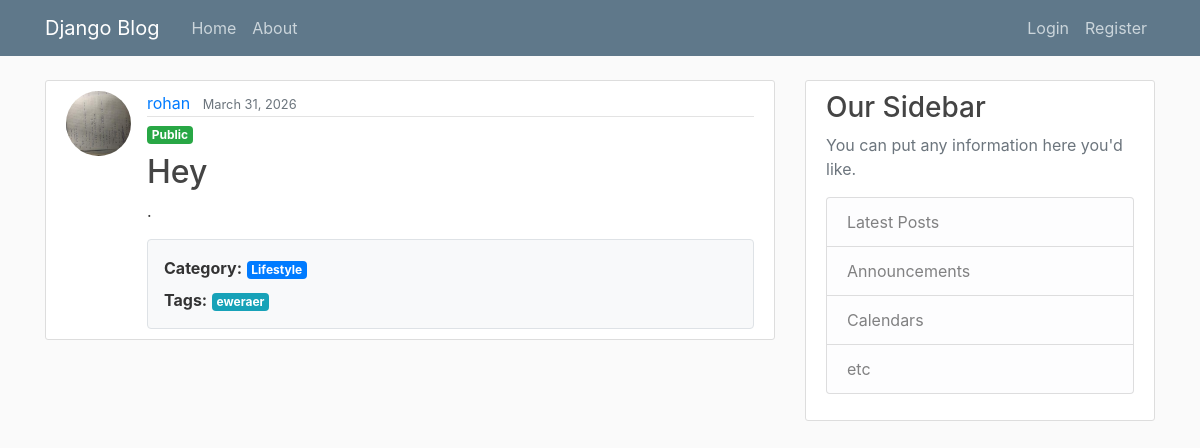
Screenshot of /post/12/ with the database file from the repository.
### blog/models.py (models this page shows, shortened)
class Post(models.Model):
    title = models.CharField(max_length=100) # title character field attributes
    content = models.TextField() # unrestricted text
    date_posted = models.DateTimeField(default=timezone.now) # sets the date of the post, though is changeable
    author = models.ForeignKey(User, on_delete=models.CASCADE) # One-to-many relationship, one user, many posts. If a user is deleted then all posts are deleted
    is_private = models.BooleanField(default=False)  # private post flag
    category = models.ForeignKey(
        Category,
        on_delete=models.SET_NULL,
        null=True,
        blank=True,
        related_name='posts'
    )
    tags = models.ManyToManyField(
        Tag,
        blank=True,
        related_name='posts'
    )

class Category(models.Model):
    name = models.CharField(max_length=50, unique=True) # Name of the category (e.g. School)
    slug = models.SlugField(unique=True, blank=True) # (slugs ensuring that special characters in categories or tags do not break the website's URL structure) URL-friendly version of the name

class Tag(models.Model):
    name = models.CharField(max_length=30, unique=True) # Tag name entered by user
    slug = models.SlugField(unique=True, blank=True) # Clean URL version

### users/models.py (models this page shows, shortened)
class Profile(models.Model):
    user = models.OneToOneField(User, on_delete=models.CASCADE)
    image = models.ImageField(default='profile_pics/default.jpg', upload_to='profile_pics')
    about_me = models.TextField(blank=True, default='')  # short bio box

### blog/views.py (the view)
# urls.py: path('post/<int:pk>/', PostDetailView.as_view(), name='post-detail'),
class PostDetailView(DetailView):
    model = Post

### blog/templates/blog/post_detail.html (shortened to what this page needs)
{% extends "base/base.html" %}
{% block content %}
<article class="media content-section">
    <img class="rounded-circle article-img" src="{{ object.author.profile.image.url }}">
    <div class="media-body">
        <div class="article-metadata">
            <a class="mr-2" href="{% url 'public-profile' object.author.username %}">{{ object.author.username }}</a>
            <small class="text-muted">{{ object.date_posted|date:"F d, Y" }}</small>
        </div>
    <p class="mb-2">
        {% if object.is_private %}
            <span class="badge badge-secondary">Private</span>
        {% else %}
            <span class="badge badge-success">Public</span>
        {% endif %}
    </p>
        <h2 class="article-title">{{ object.title }}</h2>
        <p class="article-content">{{ object.content }}</p>
        <div class="border rounded p-3 mt-3 bg-light">
            <p class="mb-2">
                <strong>Category:</strong>
                {% if object.category %}
                    <span class="badge badge-primary">{{ object.category.name }}</span>
                {% else %}
                    <span class="text-muted">None</span>
                {% endif %}
            </p>
            <p class="mb-0">
                <strong>Tags:</strong>
                {% for tag in object.tags.all %}
                    <span class="badge badge-info">{{ tag.name }}</span>
                {% empty %}
                    <span class="text-muted">None</span>
                {% endfor %}
            </p>
        </div>
    </div>
</article>
{% endblock content %}

### blog/static/blog/main.css (style rules this page uses)
body { background: #fafafa; color: #333333; margin-top: 5rem; }
h1, h2, h3, h4, h5, h6 { color: #444444; }
.content-section { background: #ffffff; padding: 10px 20px; border: 1px solid #dddddd; border-radius: 3px; margin-bottom: 20px; }
.article-title { color: #444444; }
.article-content { white-space: pre-line; }
.article-img { height: 65px; width: 65px; margin-right: 16px; }
.article-metadata { padding-bottom: 1px; margin-bottom: 4px; border-bottom: 1px solid #e3e3e3 }

### rows the page displays
Post: author.profile.image (picture), author.username "rohan", date_posted "March 31, 2026", title "Hey", content ".", category.name "Lifestyle"
Tag: name "eweraer"
